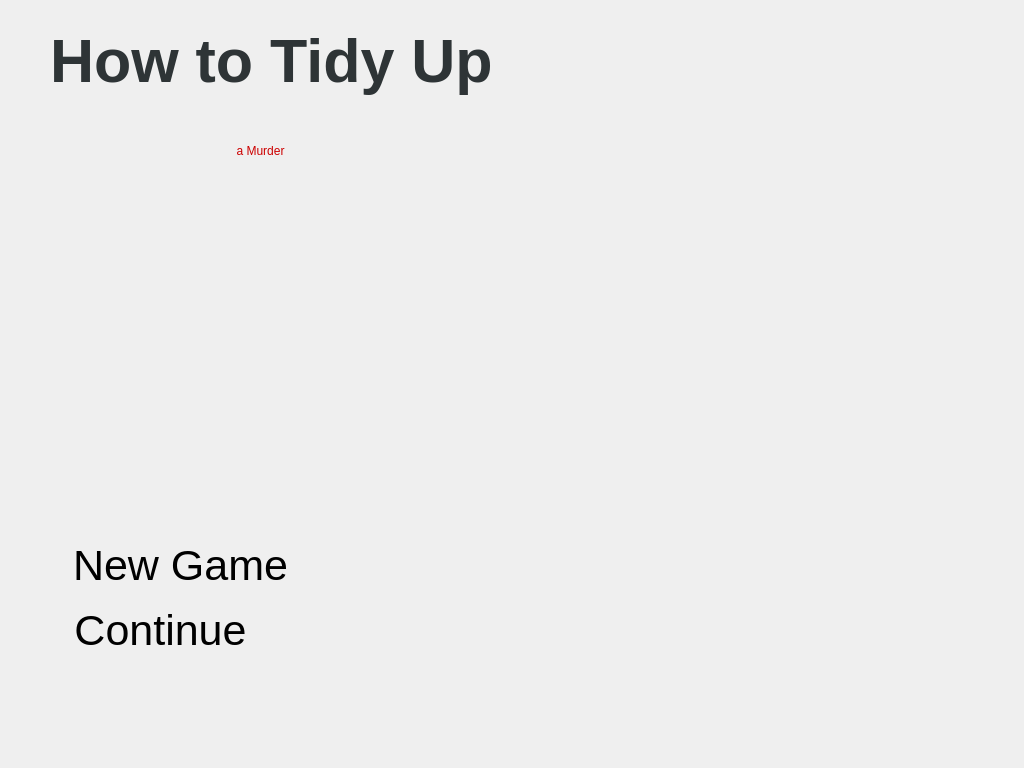
<?xml version="1.0" encoding="UTF-8"?>
<ui version="4.0">
 <class>MainMenuScene</class>
 <widget class="QWidget" name="MainMenuScene">
  <property name="geometry">
   <rect>
    <x>0</x>
    <y>0</y>
    <width>1024</width>
    <height>768</height>
   </rect>
  </property>
  <property name="windowTitle">
   <string>Form</string>
  </property>
  <widget class="QLabel" name="bgLabel">
   <property name="geometry">
    <rect>
     <x>0</x>
     <y>0</y>
     <width>1024</width>
     <height>768</height>
    </rect>
   </property>
   <property name="text">
    <string/>
   </property>
   <property name="pixmap">
    <pixmap resource="resources.qrc">:/art/backgrounds/MainScreen</pixmap>
   </property>
  </widget>
  <widget class="QPushButton" name="newGameButton">
   <property name="geometry">
    <rect>
     <x>20</x>
     <y>520</y>
     <width>321</width>
     <height>91</height>
    </rect>
   </property>
   <property name="font">
    <font>
     <family>Ubuntu</family>
     <pointsize>32</pointsize>
     <weight>50</weight>
     <bold>false</bold>
    </font>
   </property>
   <property name="text">
    <string>New Game</string>
   </property>
   <property name="flat">
    <bool>true</bool>
   </property>
  </widget>
  <widget class="QLabel" name="maskLabel">
   <property name="geometry">
    <rect>
     <x>0</x>
     <y>0</y>
     <width>71</width>
     <height>31</height>
    </rect>
   </property>
   <property name="text">
    <string/>
   </property>
  </widget>
  <widget class="QLabel" name="nameLabel">
   <property name="geometry">
    <rect>
     <x>50</x>
     <y>20</y>
     <width>621</width>
     <height>81</height>
    </rect>
   </property>
   <property name="font">
    <font>
     <pointsize>46</pointsize>
     <weight>75</weight>
     <bold>true</bold>
    </font>
   </property>
   <property name="styleSheet">
    <string notr="true">color: rgb(46, 52, 54);</string>
   </property>
   <property name="text">
    <string>How to Tidy Up</string>
   </property>
  </widget>
  <widget class="QLabel" name="aMurder">
   <property name="geometry">
    <rect>
     <x>50</x>
     <y>60</y>
     <width>421</width>
     <height>181</height>
    </rect>
   </property>
   <property name="styleSheet">
    <string notr="true">color: rgb(204, 0, 0);</string>
   </property>
   <property name="text">
    <string>a Murder</string>
   </property>
   <property name="alignment">
    <set>Qt::AlignCenter</set>
   </property>
  </widget>
  <widget class="QPushButton" name="continueButton">
   <property name="geometry">
    <rect>
     <x>10</x>
     <y>590</y>
     <width>301</width>
     <height>81</height>
    </rect>
   </property>
   <property name="palette">
    <palette>
     <active>
      <colorrole role="ButtonText">
       <brush brushstyle="SolidPattern">
        <color alpha="255">
         <red>0</red>
         <green>0</green>
         <blue>0</blue>
        </color>
       </brush>
      </colorrole>
     </active>
     <inactive>
      <colorrole role="ButtonText">
       <brush brushstyle="SolidPattern">
        <color alpha="255">
         <red>0</red>
         <green>0</green>
         <blue>0</blue>
        </color>
       </brush>
      </colorrole>
     </inactive>
     <disabled>
      <colorrole role="ButtonText">
       <brush brushstyle="SolidPattern">
        <color alpha="96">
         <red>164</red>
         <green>166</green>
         <blue>168</blue>
        </color>
       </brush>
      </colorrole>
     </disabled>
    </palette>
   </property>
   <property name="font">
    <font>
     <family>Ubuntu</family>
     <pointsize>32</pointsize>
     <weight>50</weight>
     <bold>false</bold>
    </font>
   </property>
   <property name="text">
    <string>Continue</string>
   </property>
   <property name="flat">
    <bool>true</bool>
   </property>
  </widget>
  <widget class="QLabel" name="leaf1">
   <property name="geometry">
    <rect>
     <x>800</x>
     <y>160</y>
     <width>61</width>
     <height>38</height>
    </rect>
   </property>
   <property name="text">
    <string/>
   </property>
   <property name="pixmap">
    <pixmap resource="resources.qrc">:/art/effects/Art/Effects/leaf rotate 2.png</pixmap>
   </property>
  </widget>
  <widget class="QLabel" name="leaf2">
   <property name="geometry">
    <rect>
     <x>830</x>
     <y>150</y>
     <width>61</width>
     <height>38</height>
    </rect>
   </property>
   <property name="text">
    <string/>
   </property>
   <property name="pixmap">
    <pixmap resource="resources.qrc">:/art/effects/Art/Effects/leaf rotate 1.png</pixmap>
   </property>
  </widget>
  <widget class="QLabel" name="leaf3">
   <property name="geometry">
    <rect>
     <x>930</x>
     <y>180</y>
     <width>61</width>
     <height>38</height>
    </rect>
   </property>
   <property name="text">
    <string/>
   </property>
   <property name="pixmap">
    <pixmap resource="resources.qrc">:/art/effects/leaf</pixmap>
   </property>
  </widget>
  <widget class="QLabel" name="footprint1">
   <property name="geometry">
    <rect>
     <x>340</x>
     <y>560</y>
     <width>61</width>
     <height>31</height>
    </rect>
   </property>
   <property name="text">
    <string/>
   </property>
   <property name="pixmap">
    <pixmap resource="resources.qrc">:/art/effects/Art/Effects/bootPrintLeft.png</pixmap>
   </property>
   <property name="scaledContents">
    <bool>true</bool>
   </property>
  </widget>
  <widget class="QLabel" name="footprint2">
   <property name="geometry">
    <rect>
     <x>410</x>
     <y>550</y>
     <width>71</width>
     <height>41</height>
    </rect>
   </property>
   <property name="text">
    <string/>
   </property>
   <property name="pixmap">
    <pixmap resource="resources.qrc">:/art/effects/Art/Effects/bootPrintRight.png</pixmap>
   </property>
   <property name="scaledContents">
    <bool>true</bool>
   </property>
  </widget>
  <widget class="QLabel" name="footprint3">
   <property name="geometry">
    <rect>
     <x>440</x>
     <y>510</y>
     <width>61</width>
     <height>31</height>
    </rect>
   </property>
   <property name="text">
    <string/>
   </property>
   <property name="pixmap">
    <pixmap resource="resources.qrc">:/art/effects/Art/Effects/bootPrintLeft.png</pixmap>
   </property>
   <property name="scaledContents">
    <bool>true</bool>
   </property>
  </widget>
  <zorder>bgLabel</zorder>
  <zorder>newGameButton</zorder>
  <zorder>nameLabel</zorder>
  <zorder>aMurder</zorder>
  <zorder>continueButton</zorder>
  <zorder>leaf1</zorder>
  <zorder>leaf2</zorder>
  <zorder>leaf3</zorder>
  <zorder>footprint1</zorder>
  <zorder>footprint2</zorder>
  <zorder>footprint3</zorder>
  <zorder>maskLabel</zorder>
 </widget>
 <resources>
  <include location="resources.qrc"/>
 </resources>
 <connections/>
</ui>
